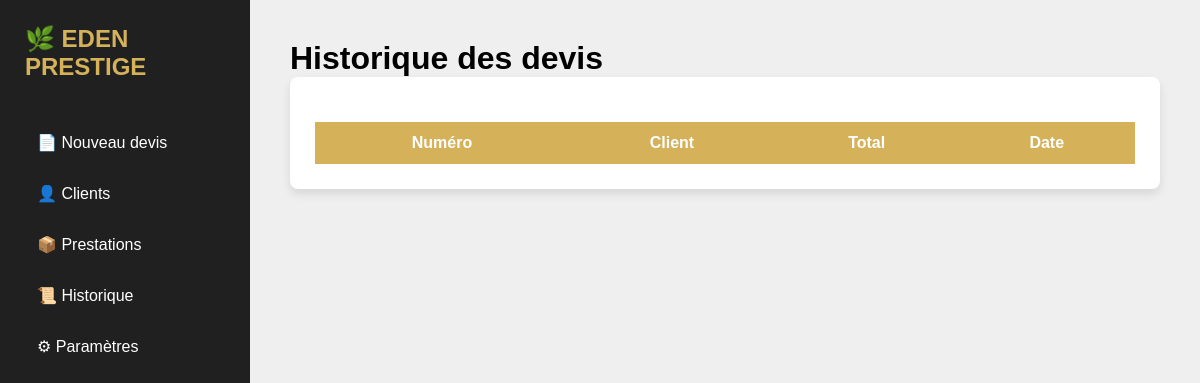
Page /historique on the earlier database version.
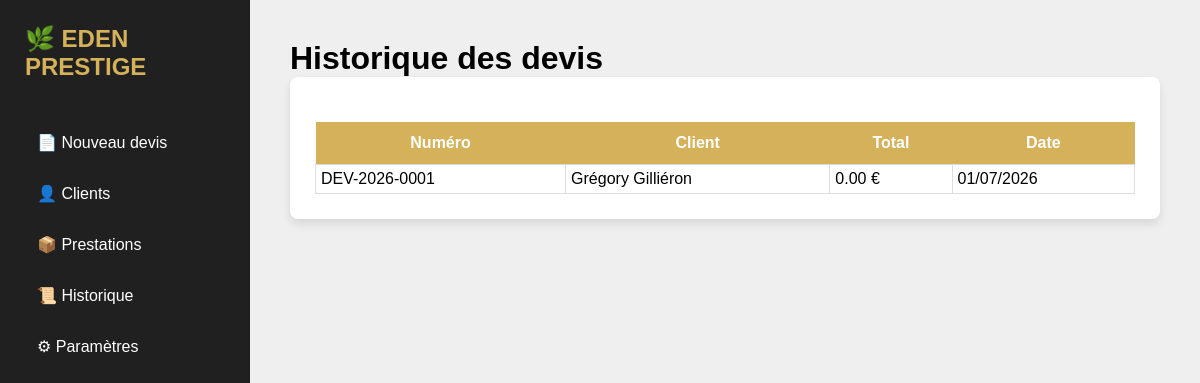
Same page on the later database version.
### models.py (models this page shows, shortened)
class Devis(db.Model):
    __tablename__ = "devis"
    id = db.Column(db.Integer, primary_key=True)
    numero = db.Column(db.String(20), unique=True)
    date = db.Column(db.String(20))
    expiration = db.Column(db.String(20))
    remise = db.Column(db.Float, default=0)
    total = db.Column(db.Float, default=0)
    client_id = db.Column(
        db.Integer,
        db.ForeignKey("clients.id")
    )
    lignes = db.relationship(
        "LigneDevis",
        backref="devis",
        cascade="all, delete",
        lazy=True
    )

class Client(db.Model):
    __tablename__ = "clients"
    id = db.Column(db.Integer, primary_key=True)
    nom = db.Column(db.String(150), nullable=False)
    adresse = db.Column(db.String(255))
    code_postal = db.Column(db.String(10))
    ville = db.Column(db.String(100))
    telephone = db.Column(db.String(30))
    email = db.Column(db.String(150))
    devis = db.relationship("Devis", backref="client_obj", lazy=True)

### app.py (the view)
@app.route("/historique")
def historique():
    devis = Devis.query.order_by(
        Devis.id.desc()
    ).all()
    return render_template(
        "historique.html",
        devis=devis
    )

### templates/historique.html
{% extends "base.html" %}
{% block contenu %}
<h1>Historique des devis</h1>
<div class="bloc">
<table>
<tr>
<th>Numéro</th>
<th>Client</th>
<th>Total</th>
<th>Date</th>
</tr>
{% for d in devis %}
<tr>
<td>{{ d.numero }}</td>
<td>{{ d.client_obj.nom }}</td>
<td>{{ "%.2f"|format(d.total) }} €</td>
<td>{{ d.date }}</td>
</tr>
{% endfor %}
</table>
</div>
{% endblock %}

### templates/base.html (shortened to what this page needs)
<!DOCTYPE html>
<html lang="fr">
<head>
    <link rel="stylesheet"
          href="{{ url_for('static', filename='style.css') }}">
</head>
<body>
<div class="sidebar">
    <h2>🌿 EDEN PRESTIGE</h2>
    <a href="/">📄 Nouveau devis</a>
    <a href="/clients">👤 Clients</a>
    <a href="/prestations">📦 Prestations </a>
    <a href="/historique">📜 Historique</a>
    <a href="#">⚙ Paramètres</a>
</div>
<div class="content">
{% block contenu %}
{% endblock %}
</div>
</body>
</html>

### static/style.css (style rules this page uses)
* { margin:0; padding:0; box-sizing:border-box; font-family:Arial; }
body { display:flex; background:#efefef; }
.sidebar { width:250px; background:#202020; min-height:100vh; padding:25px; }
.sidebar h2 { color:#d5b15a; margin-bottom:40px; }
.sidebar a { display:block; color:white; text-decoration:none; padding:12px; margin-bottom:8px; border-radius:6px; }
.content { flex:1; padding:40px; }
.bloc { background:white; padding:25px; border-radius:8px; box-shadow:0 5px 10px rgba(0,0,0,.1); }
table { width:100%; border-collapse:collapse; margin-top:20px; }
th { background:#d5b15a; color:white; padding:12px; }
td { border:1px solid #ddd; padding:5px; }

Differences in the rows shown:
added Devis: numero "DEV-2026-0001", client_obj.nom "Grégory Gilliéron", total "0.00", date "01/07/2026"
